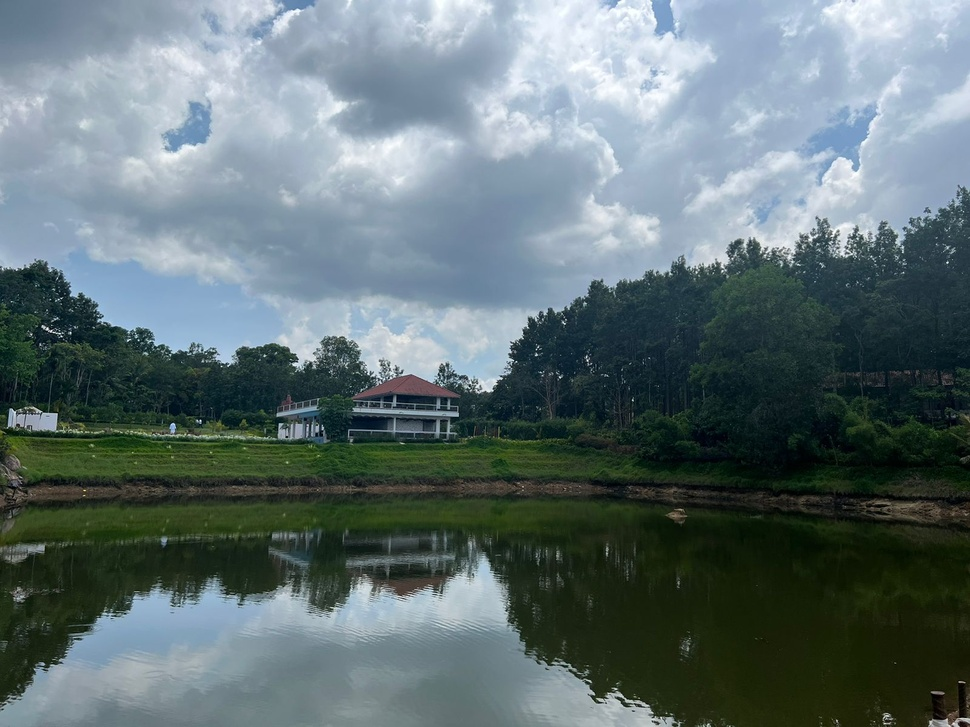
#> input picture data/house.jpg, 970 x 727 px, shrunk from 1600 x 1200 before the run, found by its file name
$ python equalize_hsv.py
#> lines starting #> are read from the running program, lines starting #| are printed output that depends on the picture
import cv2
from functools import partial
import matplotlib.pyplot as plt


img = cv2.imread('data/house.jpg')
#> img is the input picture: shape (727, 970, 3); mean B, G, R 115.7, 113.3, 97.2

hsv_img = cv2.cvtColor(img, cv2.COLOR_BGR2HSV)
#> hsv_img: shape (727, 970, 3); mean H, S, V 85.2, 87.7, 122.2
h, s, v = cv2.split(hsv_img)
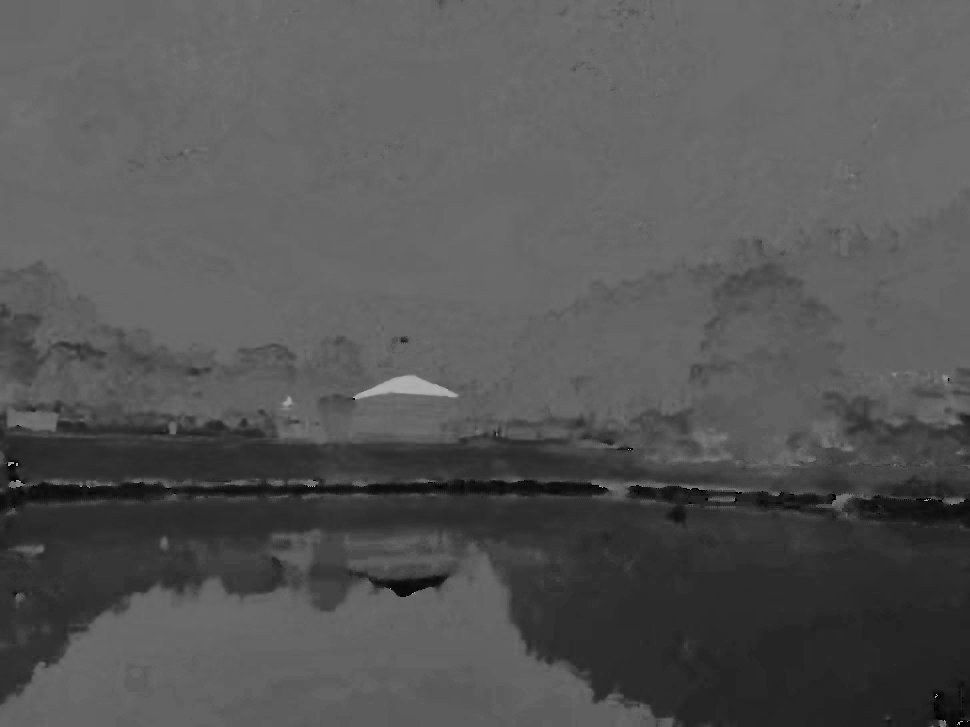
#> h: shape (727, 970); min 0, max 179, mean 85.2
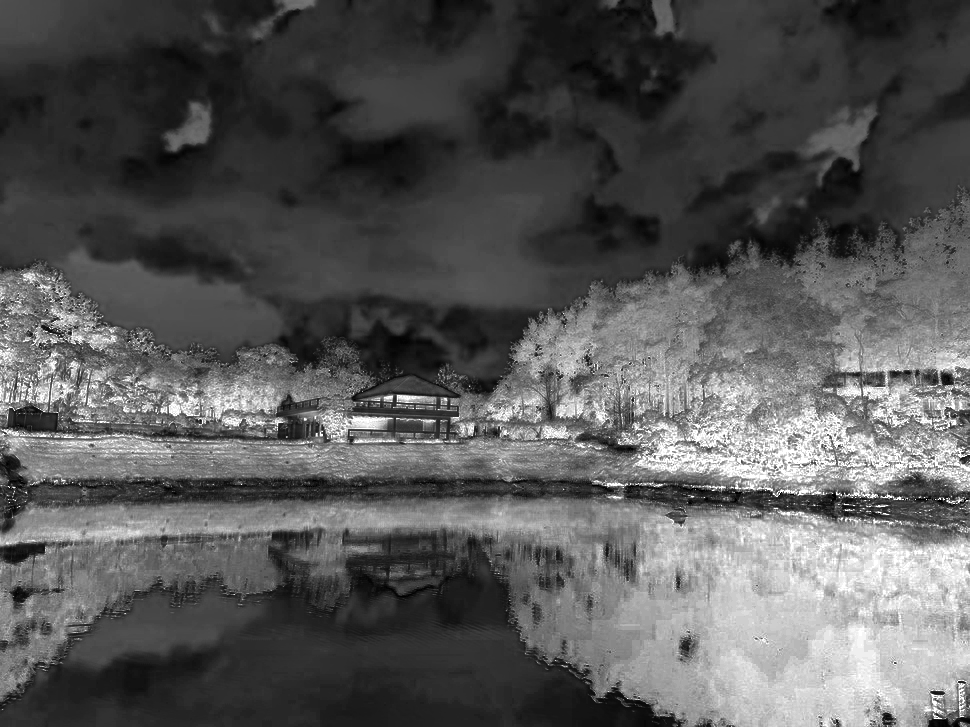
#> s: shape (727, 970); min 0, max 255, mean 87.7
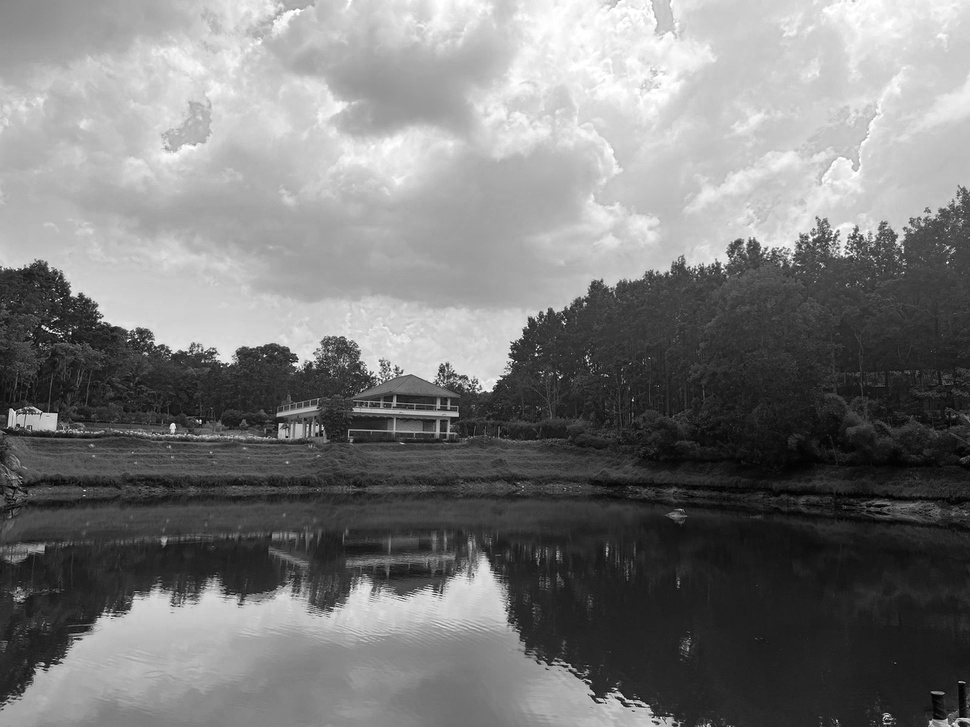
#> v: shape (727, 970); min 0, max 255, mean 122.2

v_eq = cv2.equalizeHist(v)

img_hsv_eq = cv2.merge((h, s, v_eq))
#> img_hsv_eq: shape (727, 970, 3); mean H, S, V 85.2, 87.7, 128.3
img_eq = cv2.cvtColor(img_hsv_eq, cv2.COLOR_HSV2BGR)

# [5 lines of commented-out code are left out]
histSize = 256
ranges = [0, 256]
hist_256_bin = partial(
    cv2.calcHist,
    channels=[0],
    mask=None,
    histSize=[histSize],
    ranges=ranges
)


def plot_hist(img) -> None:
    b, g, r = cv2.split(img)
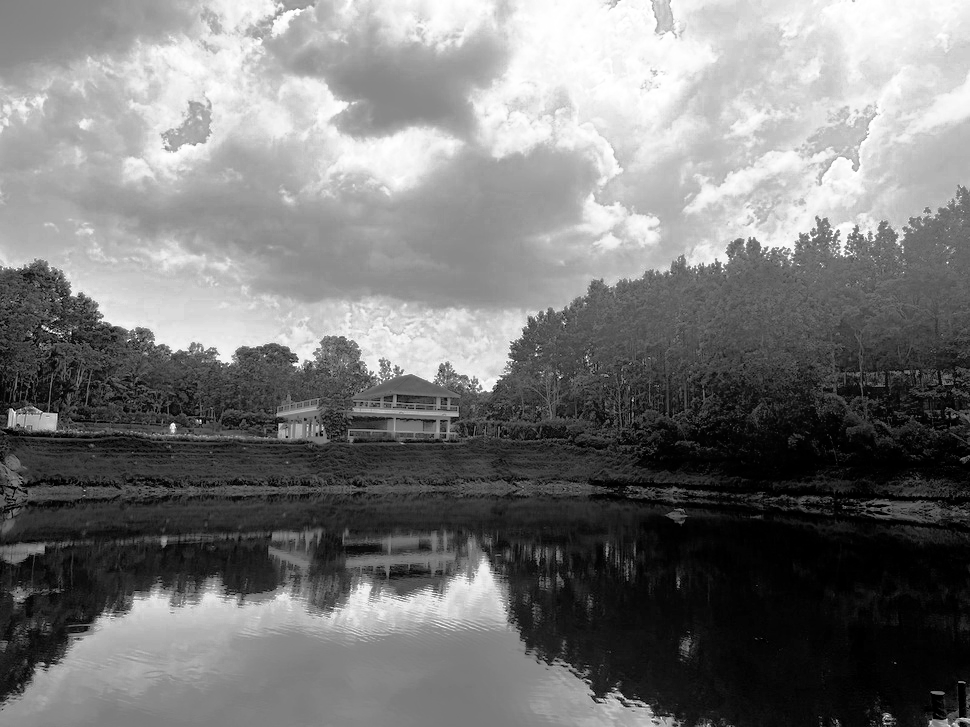
#> b: shape (727, 970); min 0, max 255, mean 120.2
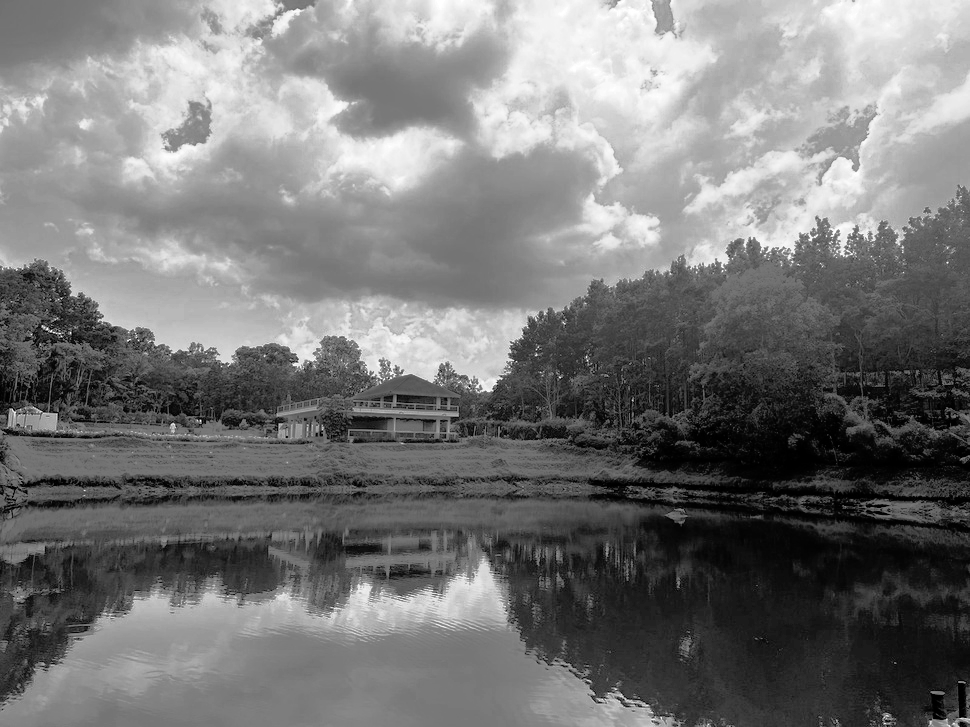
#> g: shape (727, 970); min 0, max 255, mean 118.9
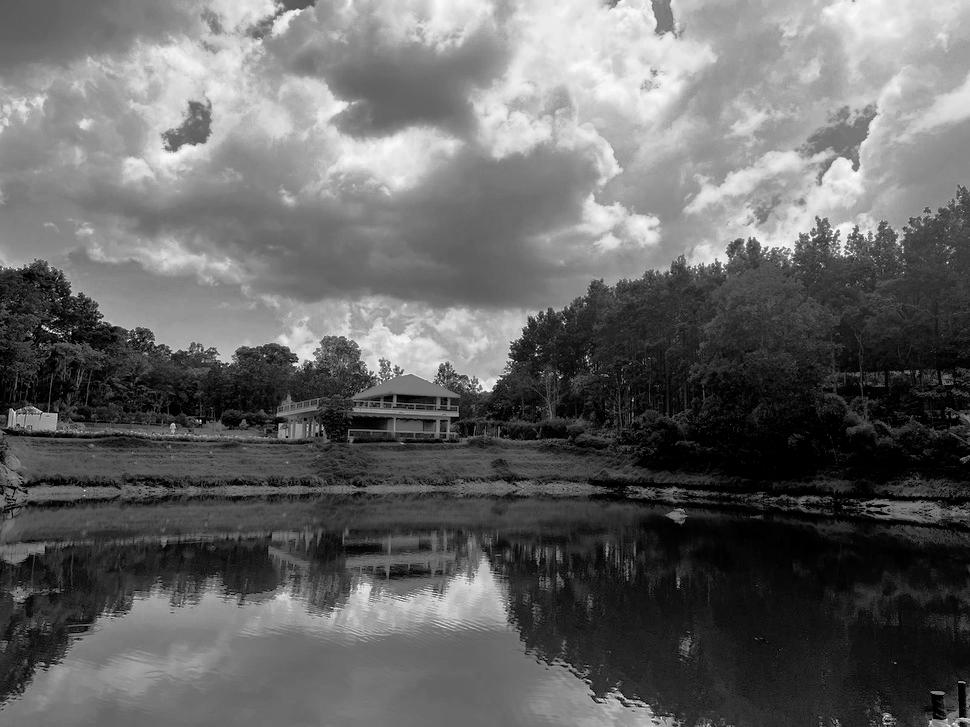
#> r: shape (727, 970); min 0, max 252, mean 101.2

    b_hist, g_hist, r_hist = hist_256_bin([b]), hist_256_bin([g]), hist_256_bin([r])
#> b_hist = 256 values, max 9389 at index 1, min 2 at index 197, mean 2754.6; g_hist = 256 values, max 8507 at index 27, min 69 at index 254, mean 2754.6; r_hist = 256 values, max 13723 at index 0, min 0 at index 253, mean 2754.6

    for hist, color in zip((b_hist, g_hist, r_hist), ['b', 'g', 'r']):
        plt.plot(hist, color=color)
#> this loop made 3 passes
#> color on passes 1 to 3: 'b', 'g', 'r'


plot_hist(img_eq)
plt.xlim(ranges)
plt.show()
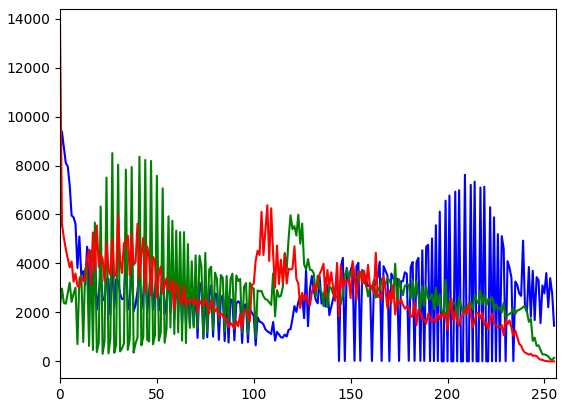
#> figure drawn by matplotlib, 1 panel; curve peaks at x = 1, y = 9389; curve peaks at x = 27, y = 8507; curve peaks at x = 0, y = 13723

$ run again, with data/l9_0.jpg copied over data/house.jpg
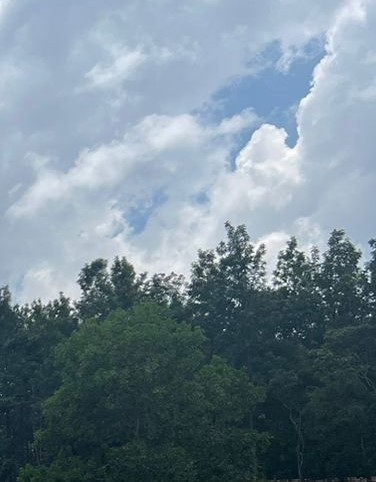
#> input picture data/l9_0.jpg, 376 x 482 px, found by its file name
#> img is the input picture: shape (482, 376, 3); mean B, G, R 145, 133.2, 114.5
#> hsv_img: shape (482, 376, 3); mean H, S, V 99.8, 71.2, 145.4
#> img_hsv_eq: shape (482, 376, 3); mean H, S, V 99.8, 71.2, 129.1
#> in plot_hist, `b, g, r = cv2.split(img)`:
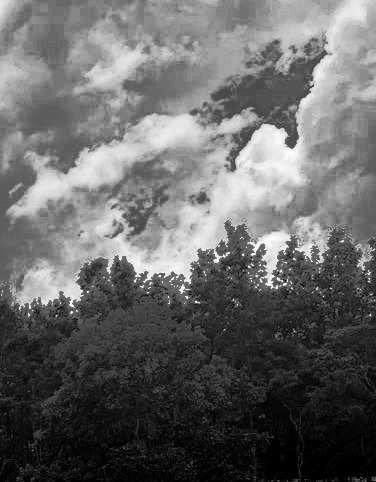
#> r: shape (482, 376); min 0, max 255, mean 102.5
#> b_hist = 256 values, max 5249 at index 155, min 0 at index 129, mean 707.9; g_hist = 256 values, max 1658 at index 106, min 29 at index 254, mean 707.9; r_hist = 256 values, max 2053 at index 0, min 1 at index 254, mean 707.9
#> the loop in plot_hist, `for hist, color in zip((b_hist, g_hist, r_hist), ['b', 'g', 'r']):` made 3 passes
#> color on passes 1 to 3: 'b', 'g', 'r'
#> `plt.show()`:
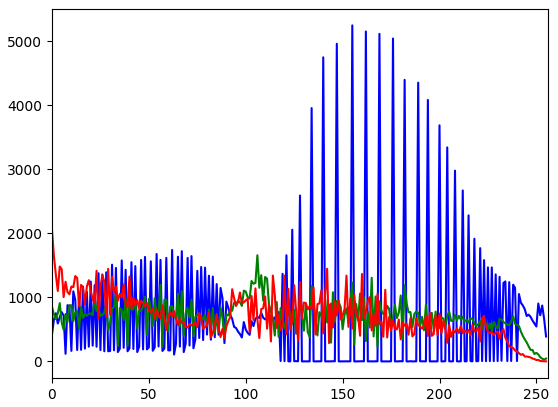
#> figure drawn by matplotlib, 1 panel; curve peaks at x = 155, y = 5249; curve peaks at x = 106, y = 1658; curve peaks at x = 0, y = 2053

$ run again, with data/cats.jpeg copied over data/house.jpg
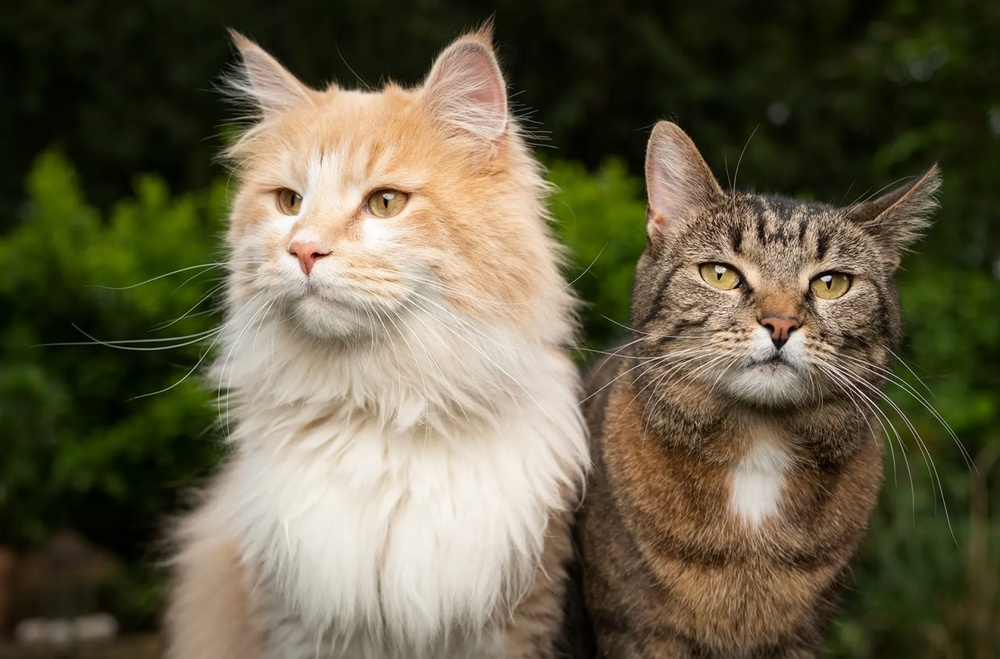
#> input picture data/cats.jpeg, 1000 x 659 px, shrunk from 1280 x 843 before the run, found by its file name
#> img is the input picture: shape (659, 1000, 3); mean B, G, R 70.6, 94.4, 101.1
#> hsv_img: shape (659, 1000, 3); mean H, S, V 26.5, 130.9, 104.8
#> img_hsv_eq: shape (659, 1000, 3); mean H, S, V 26.5, 130.9, 128.2
#> in plot_hist, `b, g, r = cv2.split(img)`:
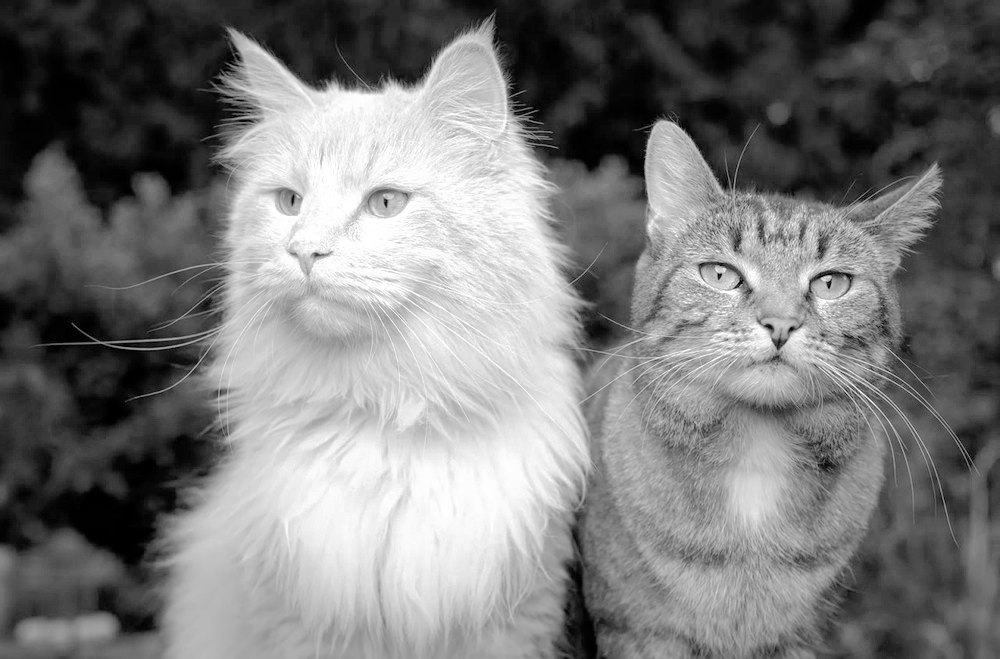
#> r: shape (659, 1000); min 0, max 255, mean 121.6
#> b_hist = 256 values, max 40352 at index 0, min 0 at index 255, mean 2574.2; g_hist = 256 values, max 10095 at index 45, min 27 at index 255, mean 2574.2; r_hist = 256 values, max 7570 at index 29, min 0 at index 220, mean 2574.2
#> the loop in plot_hist, `for hist, color in zip((b_hist, g_hist, r_hist), ['b', 'g', 'r']):` made 3 passes
#> color on passes 1 to 3: 'b', 'g', 'r'
#> `plt.show()`:
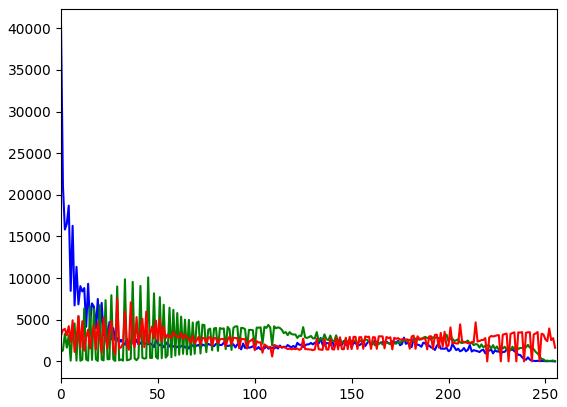
#> figure drawn by matplotlib, 1 panel; curve peaks at x = 0, y = 40352; curve peaks at x = 45, y = 10095; curve peaks at x = 29, y = 7570

$ run again, with data/dogs.jpeg copied over data/house.jpg
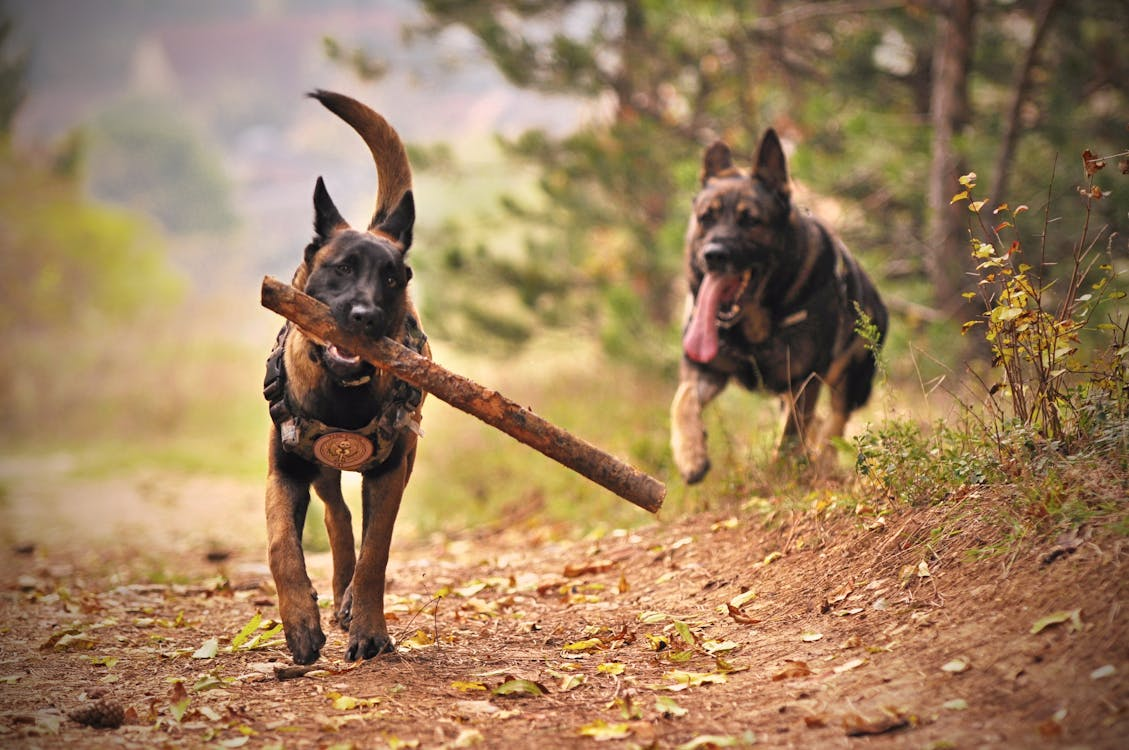
#> input picture data/dogs.jpeg, 1129 x 750 px, found by its file name
#> img is the input picture: shape (750, 1129, 3); mean B, G, R 94.4, 128.4, 158.6
#> hsv_img: shape (750, 1129, 3); mean H, S, V 25.2, 104.5, 158.7
#> img_hsv_eq: shape (750, 1129, 3); mean H, S, V 25.2, 104.5, 128.2
#> b_hist = 256 values, max 7718 at index 12, min 0 at index 239, mean 3307.6; g_hist = 256 values, max 5303 at index 5, min 1 at index 254, mean 3307.6; r_hist = 256 values, max 9270 at index 255, min 0 at index 208, mean 3307.6
#> the loop in plot_hist, `for hist, color in zip((b_hist, g_hist, r_hist), ['b', 'g', 'r']):` made 3 passes
#> color on passes 1 to 3: 'b', 'g', 'r'
#> `plt.show()`:
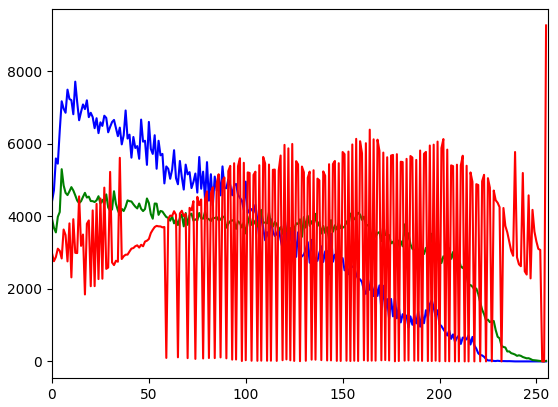
#> figure drawn by matplotlib, 1 panel; curve peaks at x = 12, y = 7718; curve peaks at x = 5, y = 5303; curve peaks at x = 255, y = 9270
